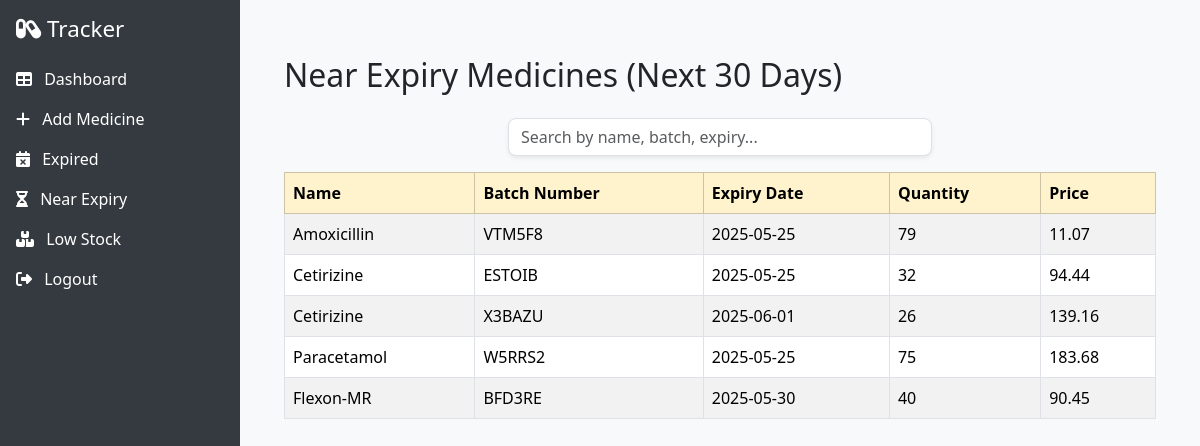
The page /near_expiry (signed in) on the database its author committed.
### tables this page shows
CREATE TABLE medicines (
    id INTEGER PRIMARY KEY AUTOINCREMENT,
    name TEXT,
    batch_number TEXT,
    expiry_date TEXT,
    quantity INTEGER,
    price REAL,
    alert_level INTEGER
);

### app.py (the view)
@app.route('/near_expiry')
def near_expiry_medicines():
    if 'user' not in session:
        return redirect(url_for('login'))
    conn = sqlite3.connect('database.db')
    c = conn.cursor()
    c.execute("SELECT * FROM medicines")
    medicines = c.fetchall()
    conn.close()
    today = datetime.today().date()
    soon = today + timedelta(days=30)
    near_expiry = [med for med in medicines if today <= datetime.strptime(med[3], '%Y-%m-%d').date() <= soon]
    return render_template('near_expiry.html', near_expiry=near_expiry)

### templates/near_expiry.html (shortened to what this page needs)
{% extends "base.html" %}
{% block content %}
<div class="container mt-4">
    <h2 class="mb-4">Near Expiry Medicines (Next 30 Days)</h2>
    {% if near_expiry %}
    <div class="row mb-3">
        <div class="col-md-6 offset-md-3">
            <input type="text" id="medicineSearch" class="form-control rounded-3 shadow-sm" placeholder="Search by name, batch, expiry...">
        </div>
    </div>
    <div class="table-responsive">
        <table class="table table-bordered table-striped">
            <thead class="table-warning">
                <tr>
                    <th>Name</th>
                    <th>Batch Number</th>
                    <th>Expiry Date</th>
                    <th>Quantity</th>
                    <th>Price</th>
                </tr>
            </thead>
            <tbody id="medicineTable">
                {% for med in near_expiry %}
                <tr>
                    <td>{{ med[1] }}</td>
                    <td>{{ med[2] }}</td>
                    <td>{{ med[3] }}</td>
                    <td>{{ med[4] }}</td>
                    <td>{{ med[5] }}</td>
                </tr>
                {% endfor %}
            </tbody>
        </table>
    </div>
    {% else %}
        <p class="text-muted">No near expiry medicines found.</p>
    {% endif %}
</div>
{% endblock %}

### templates/base.html (style rules this page uses)
body { display: flex; min-height: 100vh; }

### rows shown on the page
medicines: name "Amoxicillin", batch_number "VTM5F8", expiry_date "2025-05-25", quantity "79", price "11.07"
medicines: name "Cetirizine", batch_number "ESTOIB", expiry_date "2025-05-25", quantity "32", price "94.44"
medicines: name "Cetirizine", batch_number "X3BAZU", expiry_date "2025-06-01", quantity "26", price "139.16"
medicines: name "Paracetamol", batch_number "W5RRS2", expiry_date "2025-05-25", quantity "75", price "183.68"
medicines: name "Flexon-MR", batch_number "BFD3RE", expiry_date "2025-05-30", quantity "40", price "90.45"
